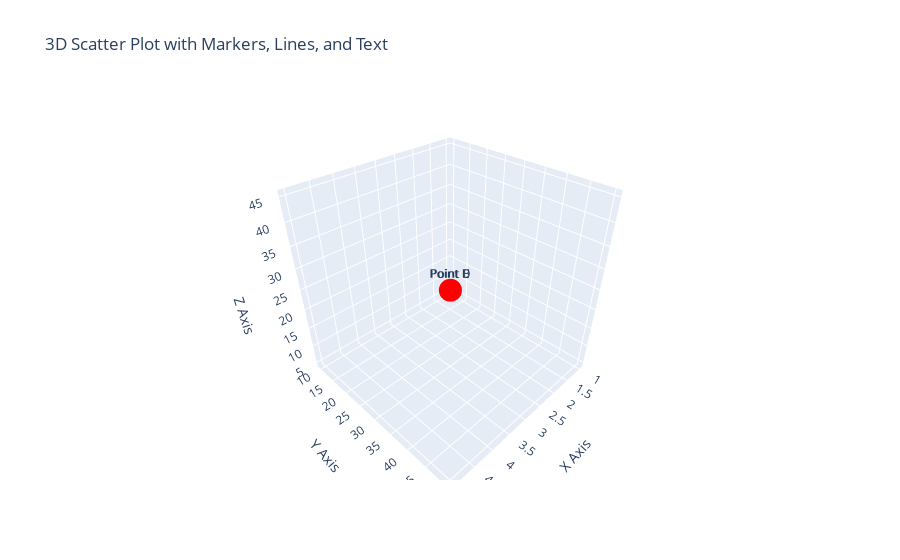

This figure's notebook cell:
### Markdown cell above
### Naming the data points

### Code cell
import plotly.graph_objects as go

# Sample data
data = {
    'X': [1, 2, 3, 4, 5],
    'Y': [10, 20, 30, 40, 50],
    'Z': [5, 15, 25, 35, 45]
}

# Creating a 3D scatter plot using Plotly Graph Objects
fig = go.Figure(data=[go.Scatter3d(
    x=data['X'],
    y=data['Y'],
    z=data['Z'],
    mode='markers+lines+text',  # Combines markers, lines, and text
    marker=dict(color='red', size=8),  # Customize marker color and size
    text=["Point A", "Point B", "Point C", "Point D", "Point E"]  # Text labels for each point
)])

# Adding title and labels
fig.update_layout(title='3D Scatter Plot with Markers, Lines, and Text',
                    scene=dict(
                        xaxis_title='X Axis',
                        yaxis_title='Y Axis',
                        zaxis_title='Z Axis'))

# Display the figure
fig.show()

### Figure 1 — Plotly figure (JSON) as saved in the notebook; plotly's stock layout.template omitted (floating-point values rounded to 4 significant figures)
{"data": [{"marker": {"color": "red", "size": 8}, "mode": "markers+lines+text", "text": ["Point A", "Point B", "Point C", "Point D", "Point E"], "type": "scatter3d", "x": [1, 2, 3, 4, 5], "y": [10, 20, 30, 40, 50], "z": [5, 15, 25, 35, 45]}], "layout": {"scene": {"xaxis": {"title": {"text": "X Axis"}}, "yaxis": {"title": {"text": "Y Axis"}}, "zaxis": {"title": {"text": "Z Axis"}}}, "title": {"text": "3D Scatter Plot with Markers, Lines, and Text"}}}
